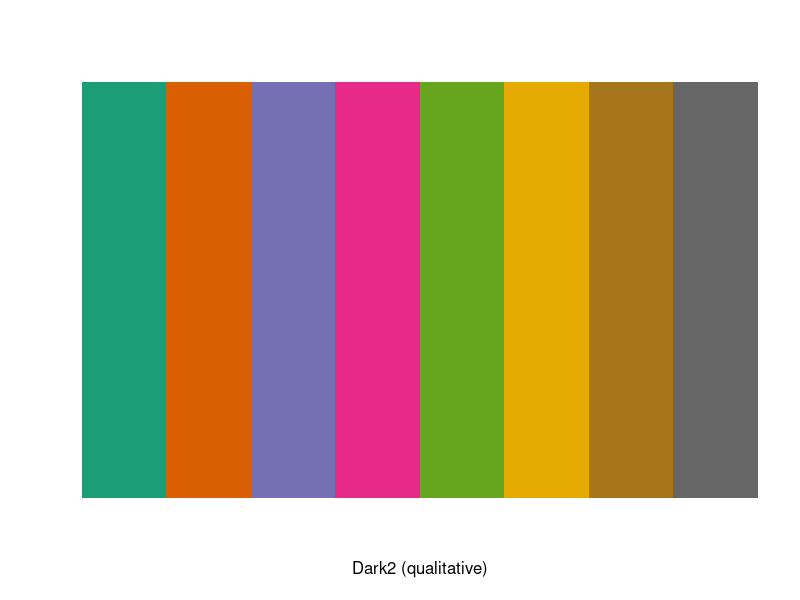
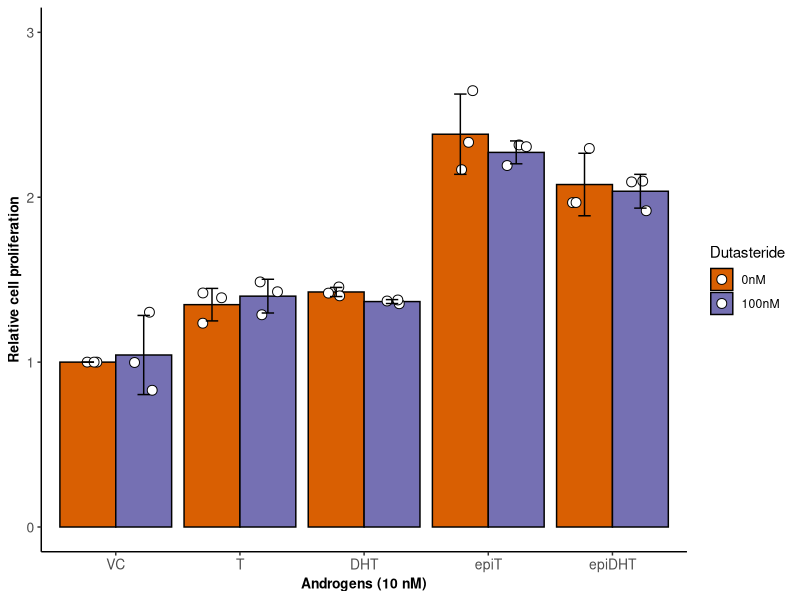
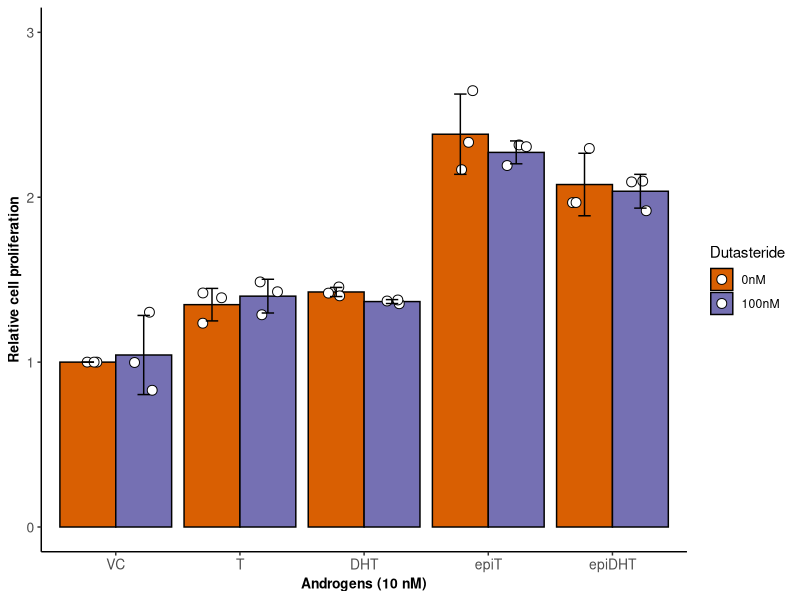

Source code (R) for these figures, in order:
## ---- chunk 1
knitr::opts_chunk$set(echo = TRUE)
## ---- chunk 2
getwd()
## ---- chunk 3
library(ggplot2)
library(ape)
library(plyr)
library(RColorBrewer)
library(reshape2)
library(scales)
library(dplyr)
library(ggpubr) 
library(cowplot) 
library(readr)
library(stats)
library(readr)
## ---- chunk 4
d1 <- read_csv("Dutasteride_LNCaP_proliferation.csv") 
head(d1)
## ---- chunk 5
levels(factor(d1$Androgens))
## ---- chunk 6
d1$Androgens = factor(d1$Androgens,order = TRUE, levels = c( "VC", "T", "DHT",  "epiT", "epiDHT" ))
## ---- chunk 7
format.A <-  theme_classic()+ theme(plot.title = element_text(size= 11, hjust=0.5, face="bold"))+ 
  theme(axis.text = element_text(size = 10)) + theme(axis.title = element_text(size = 10, face="bold")) + 
  theme(strip.text = element_text( size = 10, face= "bold")) + theme(legend.position = "none")

format.B <-  theme_classic()+ theme(plot.title = element_text(size= 11, hjust=0.5, face="bold"))+ 
  theme(axis.text = element_text(size = 10)) + theme(axis.title = element_text(size = 10, face="bold")) + 
  theme(strip.text = element_text( size = 10, face= "bold")) 
## ---- chunk 8
display.brewer.pal(n = 8, name = 'Dark2')
brewer.pal(n = 8, name = "Dark2")
## ---- chunk 9
d1_summary <- d1 %>%
  group_by(Androgens,Dutasteride,Replicates) %>%
  summarise(
    Mean = mean(Relative_cell_proliferation),
    SD = sd(Relative_cell_proliferation) 
  )

d1_summary$Relative_cell_proliferation <- d1_summary$Mean
head(d1_summary)
#View(d1_summary)

d1_summary2 <- d1_summary %>%
  group_by(Androgens,Dutasteride) %>%
  summarise(
    Mean = mean(Relative_cell_proliferation),
    SD = sd(Relative_cell_proliferation) 
  )

d1_summary2$Relative_cell_proliferation <- d1_summary2$Mean
head(d1_summary2)
#View(d1_summary2)

## ---- chunk 10
p <- ggplot(d1_summary, aes(x = Androgens, y = Relative_cell_proliferation, fill = Dutasteride)) +
  geom_bar(data = d1_summary2, aes(y = Relative_cell_proliferation), stat = "identity", position = position_dodge(),color="black") +
  geom_point(position = position_jitterdodge(jitter.width = 0.2, dodge.width = 0.9), aes(color = Dutasteride), 
             shape = 21, size = 3, stroke = 0.5, fill = "white")  + 
  geom_errorbar(data = d1_summary2, aes(ymin = Relative_cell_proliferation - SD, ymax = Relative_cell_proliferation + SD), 
                width = .2, position = position_dodge(0.9)) + 
  scale_fill_manual(values = c( "#D95F02" ,"#7570B3" ,"#E7298A", "#66A61E", "#E6AB02", "#A6761D", "#666666","#1B9E77")) + 
  scale_color_manual(values = c( "black" ,"black" ,"#E7298A", "#66A61E", "#E6AB02", "#A6761D", "#666666","#1B9E77")) + ylim(0,3) + 
  format.B + labs(x="Androgens (10 nM)", y="Relative cell proliferation")

print(p)

ggsave("Dutasteride_LNCaP_proliferation.pdf", height = 3.5, width = 5)

## ---- chunk 11

d1_summary_0nM <- subset(d1_summary, Dutasteride == "0nM")
pairwise.t.test(d1_summary_0nM$Relative_cell_proliferation, d1_summary_0nM$Androgens, p.adjust.method = "BH")

d1_summary_100nM <- subset(d1_summary, Dutasteride == "100nM")
pairwise.t.test(d1_summary_100nM$Relative_cell_proliferation, d1_summary_100nM$Androgens, p.adjust.method = "BH")

d1_summary_VC <- subset(d1_summary, Androgens == "VC")
pairwise.t.test(d1_summary_VC$Relative_cell_proliferation, d1_summary_VC$Dutasteride, p.adjust.method = "BH")

d1_summary_T <- subset(d1_summary, Androgens == "T")
pairwise.t.test(d1_summary_T$Relative_cell_proliferation, d1_summary_T$Dutasteride, p.adjust.method = "BH")

d1_summary_DHT <- subset(d1_summary, Androgens == "DHT")
pairwise.t.test(d1_summary_DHT$Relative_cell_proliferation, d1_summary_DHT$Dutasteride, p.adjust.method = "BH")

d1_summary_epiT <- subset(d1_summary, Androgens == "epiT")
pairwise.t.test(d1_summary_epiT$Relative_cell_proliferation, d1_summary_epiT$Dutasteride, p.adjust.method = "BH")

d1_summary_epiDHT <- subset(d1_summary, Androgens == "epiDHT")
pairwise.t.test(d1_summary_epiDHT$Relative_cell_proliferation, d1_summary_epiDHT$Dutasteride, p.adjust.method = "BH")
## ---- chunk 12
sessionInfo()
